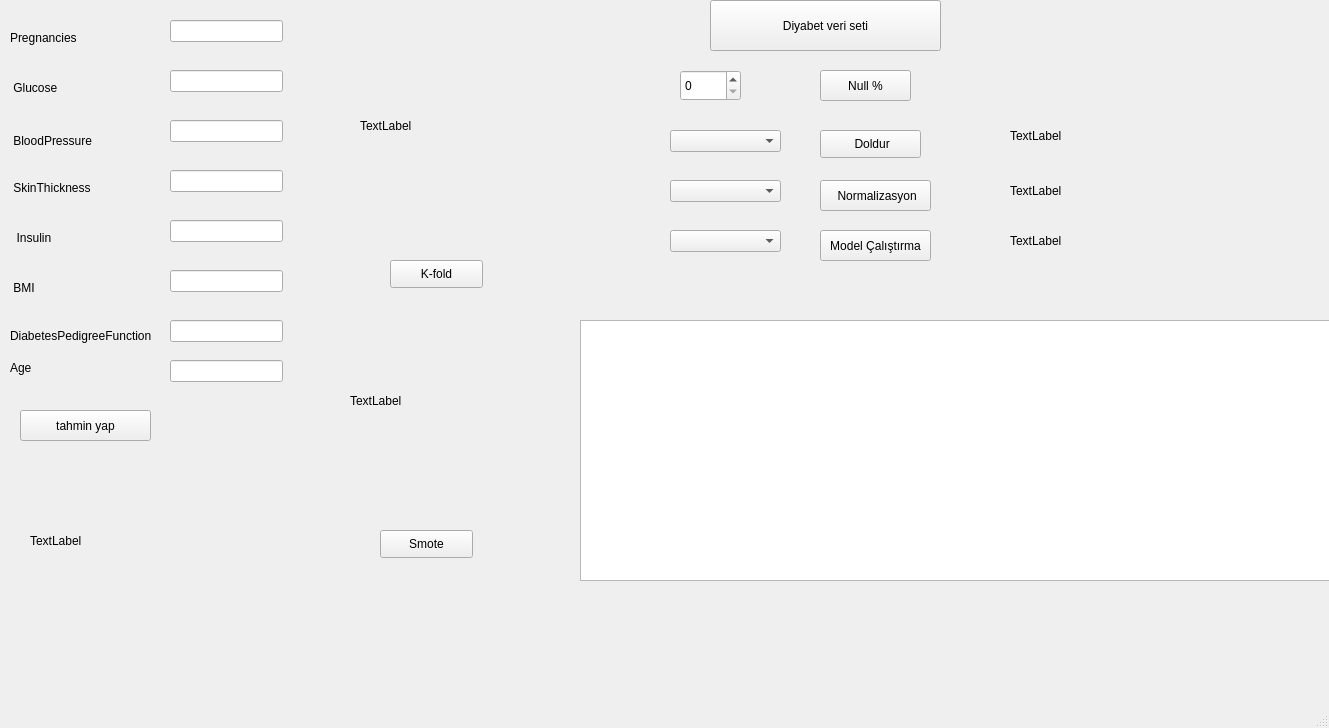
<?xml version="1.0" encoding="UTF-8"?>
<ui version="4.0">
 <class>MainWindow</class>
 <widget class="QMainWindow" name="MainWindow">
  <property name="geometry">
   <rect>
    <x>0</x>
    <y>0</y>
    <width>1329</width>
    <height>728</height>
   </rect>
  </property>
  <property name="windowTitle">
   <string>MainWindow</string>
  </property>
  <widget class="QWidget" name="centralwidget">
   <widget class="QPushButton" name="pushButton_7">
    <property name="geometry">
     <rect>
      <x>820</x>
      <y>230</y>
      <width>111</width>
      <height>31</height>
     </rect>
    </property>
    <property name="text">
     <string>Model Çalıştırma</string>
    </property>
   </widget>
   <widget class="QLabel" name="label_9">
    <property name="geometry">
     <rect>
      <x>10</x>
      <y>320</y>
      <width>151</width>
      <height>31</height>
     </rect>
    </property>
    <property name="text">
     <string>DiabetesPedigreeFunction </string>
    </property>
   </widget>
   <widget class="QPushButton" name="pushButton_13">
    <property name="geometry">
     <rect>
      <x>20</x>
      <y>410</y>
      <width>131</width>
      <height>31</height>
     </rect>
    </property>
    <property name="text">
     <string>tahmin yap</string>
    </property>
   </widget>
   <widget class="QLineEdit" name="lineEdit_2">
    <property name="geometry">
     <rect>
      <x>170</x>
      <y>70</y>
      <width>113</width>
      <height>22</height>
     </rect>
    </property>
   </widget>
   <widget class="QLabel" name="label_4">
    <property name="geometry">
     <rect>
      <x>1010</x>
      <y>230</y>
      <width>431</width>
      <height>21</height>
     </rect>
    </property>
    <property name="text">
     <string>TextLabel</string>
    </property>
   </widget>
   <widget class="QPushButton" name="pushButton_14">
    <property name="geometry">
     <rect>
      <x>390</x>
      <y>260</y>
      <width>93</width>
      <height>28</height>
     </rect>
    </property>
    <property name="text">
     <string>K-fold</string>
    </property>
   </widget>
   <widget class="QLabel" name="label_7">
    <property name="geometry">
     <rect>
      <x>10</x>
      <y>230</y>
      <width>55</width>
      <height>16</height>
     </rect>
    </property>
    <property name="text">
     <string>  Insulin</string>
    </property>
   </widget>
   <widget class="QTableWidget" name="tableWidget">
    <property name="geometry">
     <rect>
      <x>580</x>
      <y>320</y>
      <width>891</width>
      <height>261</height>
     </rect>
    </property>
   </widget>
   <widget class="QLabel" name="label_12">
    <property name="geometry">
     <rect>
      <x>350</x>
      <y>340</y>
      <width>171</width>
      <height>121</height>
     </rect>
    </property>
    <property name="text">
     <string>TextLabel</string>
    </property>
   </widget>
   <widget class="QLineEdit" name="lineEdit_6">
    <property name="geometry">
     <rect>
      <x>170</x>
      <y>270</y>
      <width>113</width>
      <height>22</height>
     </rect>
    </property>
   </widget>
   <widget class="QLabel" name="label_6">
    <property name="geometry">
     <rect>
      <x>10</x>
      <y>180</y>
      <width>111</width>
      <height>16</height>
     </rect>
    </property>
    <property name="text">
     <string> SkinThickness</string>
    </property>
   </widget>
   <widget class="QComboBox" name="comboBox_4">
    <property name="geometry">
     <rect>
      <x>670</x>
      <y>230</y>
      <width>111</width>
      <height>22</height>
     </rect>
    </property>
   </widget>
   <widget class="QPushButton" name="pushButton_6">
    <property name="geometry">
     <rect>
      <x>820</x>
      <y>130</y>
      <width>101</width>
      <height>28</height>
     </rect>
    </property>
    <property name="text">
     <string> Doldur</string>
    </property>
   </widget>
   <widget class="QLabel" name="label_3">
    <property name="geometry">
     <rect>
      <x>1010</x>
      <y>180</y>
      <width>441</width>
      <height>21</height>
     </rect>
    </property>
    <property name="text">
     <string>TextLabel</string>
    </property>
   </widget>
   <widget class="QLabel" name="label">
    <property name="geometry">
     <rect>
      <x>10</x>
      <y>30</y>
      <width>81</width>
      <height>16</height>
     </rect>
    </property>
    <property name="text">
     <string>Pregnancies</string>
    </property>
   </widget>
   <widget class="QLabel" name="label_2">
    <property name="geometry">
     <rect>
      <x>10</x>
      <y>80</y>
      <width>71</width>
      <height>16</height>
     </rect>
    </property>
    <property name="text">
     <string> Glucose</string>
    </property>
   </widget>
   <widget class="QLineEdit" name="lineEdit">
    <property name="geometry">
     <rect>
      <x>170</x>
      <y>20</y>
      <width>113</width>
      <height>22</height>
     </rect>
    </property>
   </widget>
   <widget class="QLabel" name="label_11">
    <property name="geometry">
     <rect>
      <x>30</x>
      <y>450</y>
      <width>241</width>
      <height>181</height>
     </rect>
    </property>
    <property name="text">
     <string>TextLabel</string>
    </property>
   </widget>
   <widget class="QComboBox" name="comboBox_6">
    <property name="geometry">
     <rect>
      <x>670</x>
      <y>180</y>
      <width>111</width>
      <height>22</height>
     </rect>
    </property>
   </widget>
   <widget class="QSpinBox" name="spinBox">
    <property name="geometry">
     <rect>
      <x>680</x>
      <y>70</y>
      <width>61</width>
      <height>31</height>
     </rect>
    </property>
   </widget>
   <widget class="QLabel" name="label_10">
    <property name="geometry">
     <rect>
      <x>360</x>
      <y>30</y>
      <width>211</width>
      <height>191</height>
     </rect>
    </property>
    <property name="text">
     <string>TextLabel</string>
    </property>
   </widget>
   <widget class="QLineEdit" name="lineEdit_8">
    <property name="geometry">
     <rect>
      <x>170</x>
      <y>360</y>
      <width>113</width>
      <height>22</height>
     </rect>
    </property>
   </widget>
   <widget class="QLabel" name="label_14">
    <property name="geometry">
     <rect>
      <x>10</x>
      <y>360</y>
      <width>141</width>
      <height>16</height>
     </rect>
    </property>
    <property name="text">
     <string>Age</string>
    </property>
   </widget>
   <widget class="QLabel" name="label_13">
    <property name="geometry">
     <rect>
      <x>1010</x>
      <y>120</y>
      <width>451</width>
      <height>31</height>
     </rect>
    </property>
    <property name="text">
     <string>TextLabel</string>
    </property>
   </widget>
   <widget class="QLineEdit" name="lineEdit_7">
    <property name="geometry">
     <rect>
      <x>170</x>
      <y>320</y>
      <width>113</width>
      <height>22</height>
     </rect>
    </property>
   </widget>
   <widget class="QLineEdit" name="lineEdit_3">
    <property name="geometry">
     <rect>
      <x>170</x>
      <y>120</y>
      <width>113</width>
      <height>22</height>
     </rect>
    </property>
   </widget>
   <widget class="QPushButton" name="pushButton_9">
    <property name="geometry">
     <rect>
      <x>820</x>
      <y>70</y>
      <width>91</width>
      <height>31</height>
     </rect>
    </property>
    <property name="text">
     <string>Null %</string>
    </property>
   </widget>
   <widget class="QLineEdit" name="lineEdit_5">
    <property name="geometry">
     <rect>
      <x>170</x>
      <y>220</y>
      <width>113</width>
      <height>22</height>
     </rect>
    </property>
   </widget>
   <widget class="QLineEdit" name="lineEdit_4">
    <property name="geometry">
     <rect>
      <x>170</x>
      <y>170</y>
      <width>113</width>
      <height>22</height>
     </rect>
    </property>
   </widget>
   <widget class="QPushButton" name="pushButton_10">
    <property name="geometry">
     <rect>
      <x>820</x>
      <y>180</y>
      <width>111</width>
      <height>31</height>
     </rect>
    </property>
    <property name="text">
     <string> Normalizasyon</string>
    </property>
   </widget>
   <widget class="QPushButton" name="pushButton">
    <property name="geometry">
     <rect>
      <x>380</x>
      <y>530</y>
      <width>93</width>
      <height>28</height>
     </rect>
    </property>
    <property name="text">
     <string>Smote</string>
    </property>
   </widget>
   <widget class="QLabel" name="label_8">
    <property name="geometry">
     <rect>
      <x>10</x>
      <y>280</y>
      <width>55</width>
      <height>16</height>
     </rect>
    </property>
    <property name="text">
     <string> BMI</string>
    </property>
   </widget>
   <widget class="QPushButton" name="pushButton_8">
    <property name="geometry">
     <rect>
      <x>710</x>
      <y>0</y>
      <width>231</width>
      <height>51</height>
     </rect>
    </property>
    <property name="text">
     <string>Diyabet veri seti</string>
    </property>
   </widget>
   <widget class="QLabel" name="label_5">
    <property name="geometry">
     <rect>
      <x>10</x>
      <y>130</y>
      <width>101</width>
      <height>21</height>
     </rect>
    </property>
    <property name="text">
     <string> BloodPressure</string>
    </property>
   </widget>
   <widget class="QComboBox" name="comboBox_5">
    <property name="geometry">
     <rect>
      <x>670</x>
      <y>130</y>
      <width>111</width>
      <height>22</height>
     </rect>
    </property>
   </widget>
  </widget>
  <widget class="QMenuBar" name="menubar">
   <property name="geometry">
    <rect>
     <x>0</x>
     <y>0</y>
     <width>1329</width>
     <height>27</height>
    </rect>
   </property>
  </widget>
  <widget class="QStatusBar" name="statusbar"/>
 </widget>
 <resources/>
 <connections/>
</ui>
